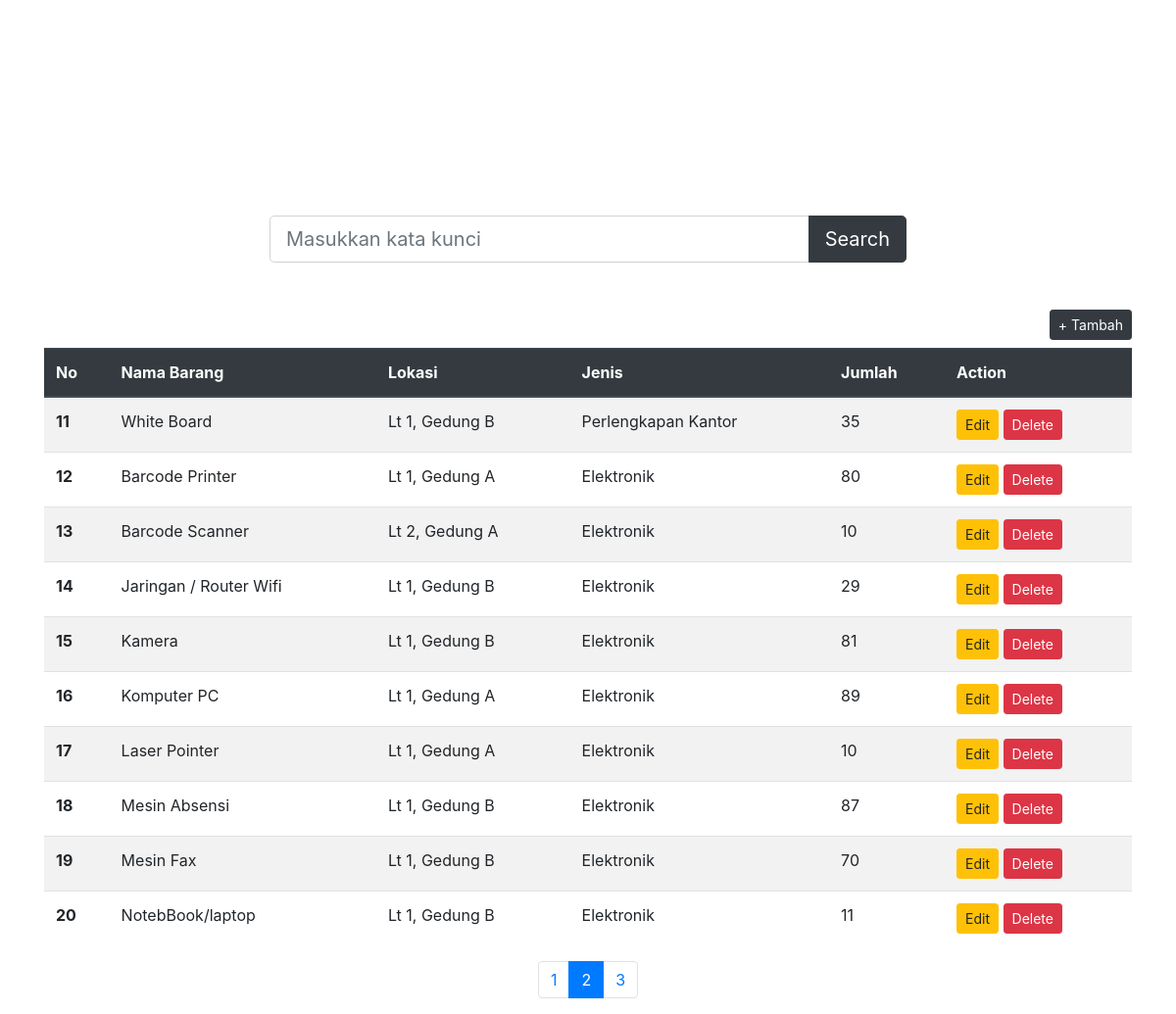
Page /?p=2 on the committed database.
### tables this page shows
CREATE TABLE `barang` (
  `kodeBarang` int(11) NOT NULL,
  `namaBarang` varchar(50) NOT NULL,
  `kodeLokasi` int(11) NOT NULL,
  `kodeJenis` int(11) NOT NULL,
  `jumlah` int(11) NOT NULL
);

CREATE TABLE `lokasi` (
  `kodeLokasi` int(11) NOT NULL,
  `namaLokasi` varchar(50) NOT NULL
);

CREATE TABLE `jenis` (
  `kodeJenis` int(11) NOT NULL,
  `namaJenis` varchar(50) NOT NULL
);

### index.php (the view, shortened to what this page needs)
<?php include("config.php"); ?>
<!DOCTYPE html>
<html lang="en">
<head>
  <link rel="stylesheet" href="https://cdn.jsdelivr.net/npm/bootstrap@4.5.3/dist/css/bootstrap.min.css">
</head>
<link rel="stylesheet" href="./assets/style.css">
<body class="container">
  <header class="header"></header>
  <main>
    <form action="." method="GET">
      <div class="input-group input-group-lg mb-5 mx-auto">
        <input type="text" class="form-control" name="search" value="<?= isset($_GET['search']) ? $_GET['search'] : ""  ?>" placeholder="Masukkan kata kunci">
        <div class="input-group-append">
          <button class="btn btn-dark" type="submit" id="button-addon2">Search</button>
        </div>
      </div>
    </form>
    <div class="tambah-data">
      <button type="button" data-toggle="modal" data-target="#tambahData" class="btn btn-dark btn-sm mb-2 mx-auto">+ Tambah</button>
    </div>
    <div class="content">
      <div class="table-responsive">
        <table class="table table-striped table-hover">
          <thead class="thead-dark">
            <tr>
              <th scope="col">No</th>
              <th scope="col">Nama Barang</th>
              <th scope="col">Lokasi</th>
              <th scope="col">Jenis</th>
              <th scope="col">Jumlah</th>
              <th scope="col">Action</th>
            </tr>
          </thead>
          <tbody>
            <?php
            if (isset($_GET['search']) ? ($_GET['search'] != "" ? True : False) : False) {
              $searchItem = $_GET['search'];
              $query = "
              SELECT kodeBarang,namaBarang,namaLokasi,jumlah,namaJenis FROM barang
              INNER JOIN lokasi
              ON barang.kodeLokasi = lokasi.kodeLokasi
              INNER JOIN jenis
              ON barang.kodeJenis = jenis.kodeJenis
              WHERE namaBarang LIKE '%{$searchItem}%'
            ";
              $startWith = 0;
            } else if (isset($_GET['p'])) {
              if (is_numeric($_GET['p']) && $_GET['p'] > 0) {
                $startWith = ($_GET['p'] - 1) * 10;
              } else {
                $startWith = 0;
              }
              $query = "
              SELECT kodeBarang,namaBarang,namaLokasi,jumlah,namaJenis FROM barang
              INNER JOIN lokasi
              ON barang.kodeLokasi = lokasi.kodeLokasi
              INNER JOIN jenis
              ON barang.kodeJenis = jenis.kodeJenis
              LIMIT 10 OFFSET $startWith
              ";
            }
            $result = mysqli_query($db, $query);
            $startWith++;
            while ($data = mysqli_fetch_array($result)) {
              echo "
                  <tr>
                    <th scope='row'>{$startWith}</th>
                    <td>{$data['namaBarang']}</td>
                    <td>{$data['namaLokasi']}</td>
                    <td>{$data['namaJenis']}</td>
                    <td>{$data['jumlah']}</td>
                    <td>
                      <button type='button' id='" . "edit-{$data['kodeBarang']}" . "' class='edit btn btn-warning btn-sm'>Edit</button>
                      <button type='button' id='" . "delete-{$data['kodeBarang']}" . "' class='delete btn btn-danger btn-sm'>Delete</button>
                    </td>
                  </tr>
                ";
              $startWith++;
            }
            ?>
          </tbody>
        </table>
      </div>
      <nav>
        <ul class="pagination justify-content-center">
          <?php
          if (!isset($_GET['search']) || $_GET['search'] === "") {
            $query = "SELECT COUNT(*) as total FROM barang";
            $result = mysqli_query($db, $query);
            $resulArr = mysqli_fetch_assoc($result);
            $totalPage = ceil($resulArr['total'] / 10);
            for ($i = 1; $i <= $totalPage; $i++) {
              echo "<li class='page-item'><a class='page-link' href='?p={$i}'>{$i}</a></li>";
            }
          }
          ?>
        </ul>
      </nav>
    </div>
  </main>
</body>
</html>

### assets/style.css (style rules this page uses)
.header { background-image: url('https://images.unsplash.com/photo-1512425406684-952ff74cb8d1?ixlib=rb-1.2.1&ixid=MXwxMjA3fDB8MHxwaG90by1wYWdlfHx8fGVufDB8fHw%3D&auto=format&fit=crop&w=773&q=80'); background-repeat: no-repeat; background-size: 700px; background-position: -10px; margin: 50px auto 20px; height: 150px; overflow: hidden; max-width: 700px; padding: 50px; font-family: 'Russo One', sans-serif; }
.input-group { max-width: 650px; }
.content { max-width: 900px margin:auto; }
.tambah-data { float: right; }

### rows in the picture
barang: namaBarang "White Board", lokasi.namaLokasi "Lt 1, Gedung B", jenis.namaJenis "Perlengkapan Kantor", jumlah "35"
barang: namaBarang "Barcode Printer", lokasi.namaLokasi "Lt 1, Gedung A", jenis.namaJenis "Elektronik", jumlah "80"
barang: namaBarang "Barcode Scanner", lokasi.namaLokasi "Lt 2, Gedung A", jenis.namaJenis "Elektronik", jumlah "10"
barang: namaBarang "Jaringan / Router Wifi", lokasi.namaLokasi "Lt 1, Gedung B", jenis.namaJenis "Elektronik", jumlah "29"
barang: namaBarang "Kamera", lokasi.namaLokasi "Lt 1, Gedung B", jenis.namaJenis "Elektronik", jumlah "81"
barang: namaBarang "Komputer PC", lokasi.namaLokasi "Lt 1, Gedung A", jenis.namaJenis "Elektronik", jumlah "89"
barang: namaBarang "Laser Pointer", lokasi.namaLokasi "Lt 1, Gedung A", jenis.namaJenis "Elektronik", jumlah "10"
barang: namaBarang "Mesin Absensi", lokasi.namaLokasi "Lt 1, Gedung B", jenis.namaJenis "Elektronik", jumlah "87"
barang: namaBarang "Mesin Fax", lokasi.namaLokasi "Lt 1, Gedung B", jenis.namaJenis "Elektronik", jumlah "70"
barang: namaBarang "NotebBook/laptop", lokasi.namaLokasi "Lt 1, Gedung B", jenis.namaJenis "Elektronik", jumlah "11"
